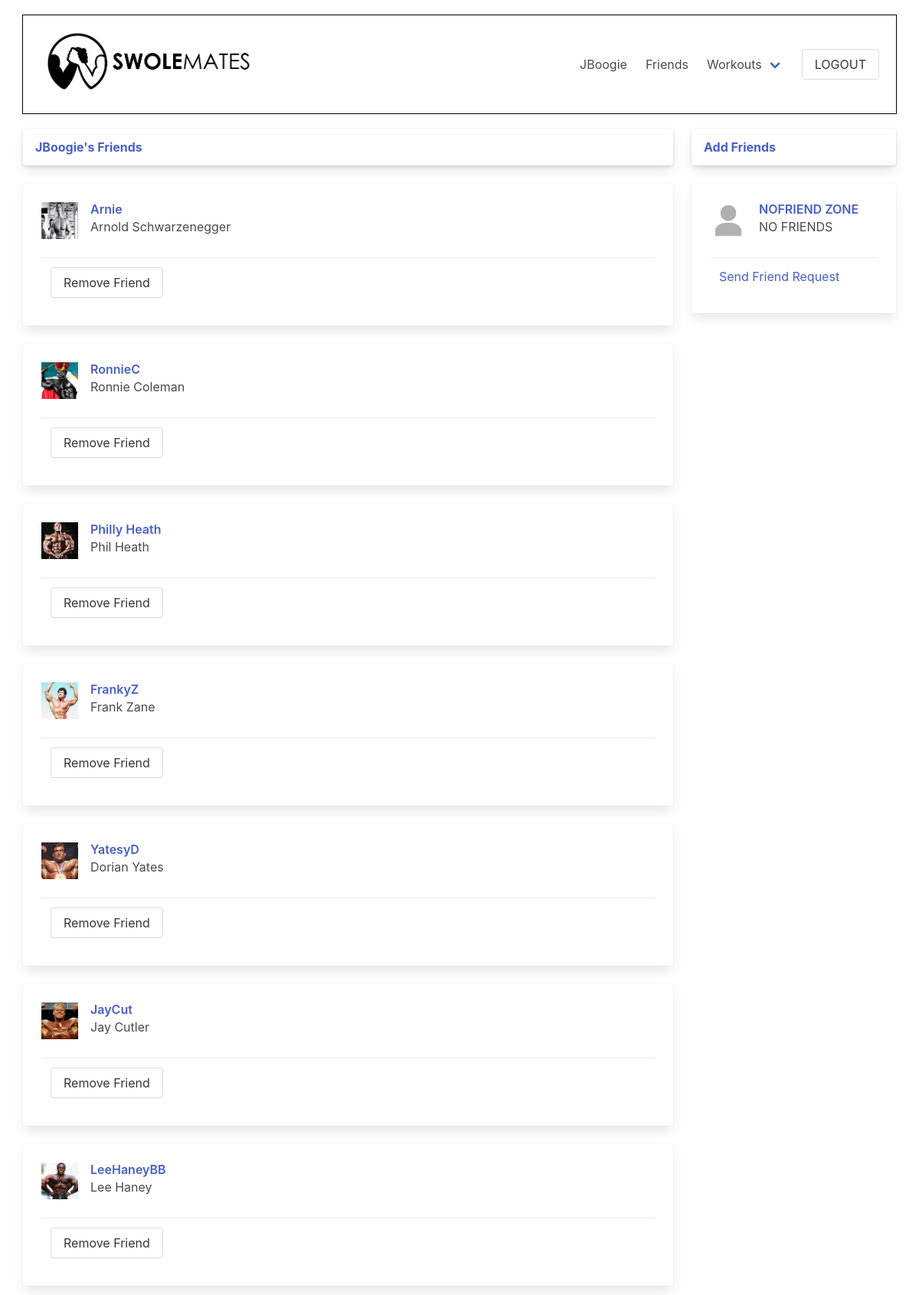
Screenshot of /swolemates/user/JBoogie/friends (signed in) with the database file from the repository.
### swolemates_app/models.py (models this page shows)
class User(models.Model):
    first_name = models.CharField(max_length = 50)
    last_name = models.CharField(max_length = 50)
    username = models.CharField(max_length=45, unique=True)
    email = models.EmailField(unique=True)
    password = models.CharField(max_length = 60)
    profile_photo = models.ImageField(default='default.png', upload_to = "images/")
    bio = models.TextField(blank=True, null=True)
    fav_exercises = models.TextField(blank=True, null=True)
    objects = UserManager()
    friends = models.ManyToManyField('self', blank=True)
    created_at = models.DateTimeField(auto_now_add=True)
    updated_at = models.DateTimeField(auto_now=True)
    def __str__(self):
        return self.username

### swolemates_app/views.py (the view)
# urls.py: path('swolemates/user/<str:username>/friends', views.friends_list),
def friends_list(request, username):
    user = User.objects.get(id=request.session['user_id'])
    profile = User.objects.get(username=username)
    user_sent_friend_requests = Friend_Request.objects.filter(sender = user)
    user_received_friend_requests = Friend_Request.objects.filter(receiver = user)
    user_sent_request_usernames = []
    user_sent_request_objects = []
    user_received_request_usernames = []
    user_received_request_objects = []
    for i in range(len(user_sent_friend_requests)):
        user_sent_request_usernames.append(user_sent_friend_requests[i].receiver)
        user_sent_request_objects.append(User.objects.get(username=user_sent_friend_requests[i].receiver))
    print(f"{user.username} has sent requests to the following users: {user_sent_request_usernames}")
    for i in range(len(user_received_friend_requests)):
        user_received_request_usernames.append(user_received_friend_requests[i].sender)
        user_received_request_objects.append(user_received_friend_requests[i].sender)
    print(f"{user.username} has received requests from the following users: {user_received_request_usernames}. Objects: {user_received_request_objects}")
    context = {
        "user": user,
        "profile": profile,
        "profile_friends": profile.friends.all(),
        "user_friends": user.friends.all(),
        "all_others": User.objects.exclude(id=user.id),
        "user_friend_requests": user_received_request_objects,
        "user_sent_requests": user_sent_request_objects
    }
    return render(request, "friends_list.html", context)

### swolemates_app/templates/friends_list.html (shortened to what this page needs)
<!DOCTYPE html>
<html lang="en">
<head>
    <link rel="stylesheet" href="https://cdn.jsdelivr.net/npm/bulma@0.9.3/css/bulma.min.css">
    {% load static %}
    <link rel="stylesheet" href="{% static 'css/lists.css' %}">
</head>
<body>
    <div id="wrapper">
        <nav class="navbar">
            <div class="navbar-brand">
                    <p class="title is-2 is-align-self-center" id="wtf"><a href="/swolemates"><img src="/media/SM_2.png" alt="swolemates logo" style="height: 100px;"></a></p>
            </div>
            <div class="navbar-menu navbar-end">
                <a href="/swolemates/user/{{user.username}}" class="navbar-item">
                    {{user.username}}
                </a>
                <a href="/swolemates/user/{{user.username}}/friends" class="navbar-item">
                    Friends
                </a>
                <div class="navbar-item has-dropdown is-hoverable">
                    <a href="/swolemates/user/{{user.username}}/workouts" class="navbar-link">
                        Workouts
                    </a>
                </div>
                <div class="navbar-item">
                    <form action="/logout" method="POST">
                        <input type="submit" value="LOGOUT" class="button" id="logout">
                    </form>
                </div>
            </div>
        </nav>
    <div class="tile is-ancestor">
        <div class="tile is-parent is-9 is-vertical">
            <div class="tile is-child is-12">
                <div class="card">
                    <header class="card-header">
                        <p class="card-header-title"><a href="/swolemates/user/{{profile.username}}">{{profile.username}}'s Friends</a></p>
                    </header>
                </div>
            </div>
            {% if profile_friends %}
                {% for friend in profile_friends %}
                <div class="tile is-child is-12">
                    <div class="card">
                        <div class="card-content">
                            <div class="media">
                                <div class="media-left">
                                    <img src="/media/{{friend.profile_photo}}" alt="{{friend.username}}'s profile pic" class="image is-48x48">
                                </div>
                                <div class="media-content">
                                    <p class="title is-6"><a href="/swolemates/user/{{friend.username}}">{{ friend.username }}</a></p>
                                    <p class="subtitle is-6">{{ friend.first_name }} {{ friend.last_name }}</p>
                                </div>
                            </div>
                            {% if friend not in user_friends and friend not in user_friend_requests and friend not in user_sent_requests and friend != user %}
                                <div class="card-footer">
                                    <form action="/swolemates/friends/request/{{ person.username }}/send_request" method="POST" class="card-footer-item is-justify-content-start">
                                        {% csrf_token %}
                                        {% if person.username != "NOFRIEND ZONE" %}
                                        <input type="submit" value="Send Friend Request" class="button">
                                        {% else %}
                                            <a href="">Send Friend Request</a>
                                        {% endif %}
                                    </form>
                                </div>
                            {% elif friend != user %}
                                <div class="card-footer">
                                    <form action="/swolemates/friends/request/{{ friend.username }}/remove_friend" method="POST" class="card-footer-item is-justify-content-start is-align-self-center">
                                        <input type="submit" value="Remove Friend" class="button">
                                    </form>
                                </div>
                            {% endif %}
                            </div>
                        </div>
                </div>
                {% endfor %}
            {% endif %}
        </div>
        <div class="tile is-parent is-vertical is-align-items-flex-start">
                    <div class="tile is-child is-12">
                        <div class="card">
                            <header class="card-header">
                            <p class="card-header-title">
                                <a href="/swolemates/user/{{user.username}}/friends">Add Friends</a>
                            </p>
                            <button class="card-header-icon" aria-label="more options">
                                <span class="icon">
                                </span>
                            </button>
                            </header>
                        </div>
                    </div>
                    {% for person in all_others %}
                        {% if person not in user_friends and person not in user_friend_requests and person not in user_sent_requests %}
                        <div class="tile is-child is-12">
                                <div class="card">
                                    <div class="card-content">
                                        <div class="media">
                                            <div class="media-left">
                                                <img src="/media/{{person.profile_photo}}" alt="{{friend.username}}'s profile pic" class="image is-48x48">
                                            </div>
                                            <div class="media-content">
                                                <p class="title is-6"><a href="/swolemates/friends/{{person.username}}">{{ person.username }}</a></p>
                                                <p class="subtitle is-6">{{ person.first_name }} {{ person.last_name }}</p>
                                            </div>
                                        </div>
                                        <div class="card-footer">
                                            <form action="/swolemates/friends/request/{{ person.username }}/send_request" method="POST" class="card-footer-item is-justify-content-start">
                                                {% if person.username != "NOFRIEND ZONE" %}
                                                <input type="submit" value="Send Friend Request" class="button">
                                                {% else %}
                                                    <a href="">Send Friend Request</a>
                                                {% endif %}
                                            </form>
                                        </div>
                                    </div>
                                </div>
                        </div>
                        {% endif %}
                    {% endfor %}
        </div>
    </div>
    </div>
</body>
</html>

### swolemates_app/static/css/lists.css (style rules this page uses)
* { margin: 0px; padding: 0px; }
#wrapper { width: 95%; margin: auto; }
.is-ancestor { margin: auto; }
nav { margin: 20px auto; padding: 10px; outline: 1px solid black; }
#wtf { margin-bottom: 0px; padding-bottom: 0px; }

### rows the page displays
User: username "JBoogie"
User: profile_photo (picture), username "Arnie", first_name "Arnold", last_name "Schwarzenegger"
User: profile_photo (picture), username "RonnieC", first_name "Ronnie", last_name "Coleman"
User: profile_photo (picture), username "Philly Heath", first_name "Phil", last_name "Heath"
User: profile_photo (picture), username "FrankyZ", first_name "Frank", last_name "Zane"
User: profile_photo (picture), username "YatesyD", first_name "Dorian", last_name "Yates"
User: profile_photo (picture), username "JayCut", first_name "Jay", last_name "Cutler"
User: profile_photo (picture), username "LeeHaneyBB", first_name "Lee", last_name "Haney"
User: profile_photo (placeholder picture), username "NOFRIEND ZONE", first_name "NO", last_name "FRIENDS", shows "Send Friend Request"
